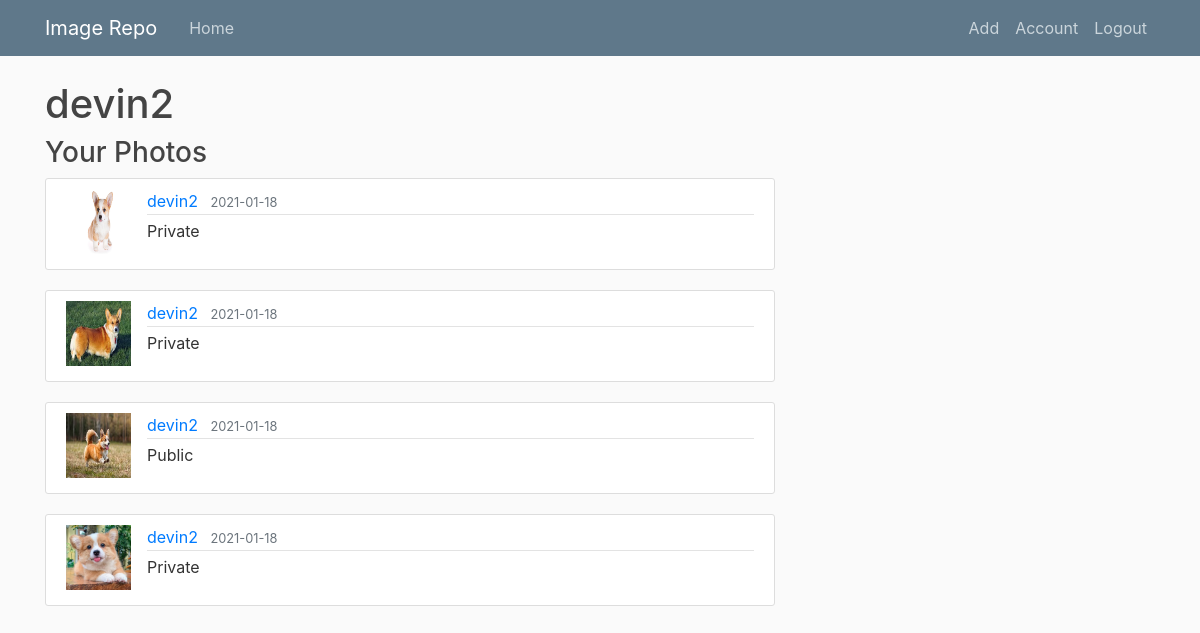
Page /account (signed in) on the committed database.
### image_repo/models.py (models this page shows, shortened)
class User(db.Model, UserMixin):
	id = db.Column(db.Integer, primary_key=True)
	username = db.Column(db.String(20), unique=True, nullable=False)
	email = db.Column(db.String(120), unique=True, nullable=False)
	image_file = db.Column(db.String(20), nullable=False, default='default.jpg')
	password = db.Column(db.String(60), nullable=False)
	posts = db.relationship('Post', backref='author', lazy=True)

class Post(db.Model):
	id = db.Column(db.Integer, primary_key=True)
	name = db.Column(db.String(200), nullable=False)
	path = db.Column(db.String(200), unique=True)
	date_posted = db.Column(db.DateTime, nullable=False, default=datetime.utcnow)
	private = db.Column(db.Boolean, nullable=False)
	user_id = db.Column(db.Integer, db.ForeignKey('user.id'), nullable=False)

### image_repo/routes.py (the view)
@app.route('/account')
@login_required
def account():
	user_posts = Post.query.filter_by(author=current_user).all() # Specific User private
	return render_template('account.html', title="Account", posts=user_posts)

### image_repo/models.py (called while the page is built)
@login_manager.user_loader
def load_user(user_id):
	return User.query.get(int(user_id))

### image_repo/templates/account.html
{% extends "layout.html" %}
{% block content %}
    <h1>{{ current_user.username }}</h1>
    <h3> Your Photos </h3>
	{% for post in posts %}
        <article class="media content-section">
          <img class="article-img" src="{{ url_for('static', filename='UPLOADS/' + post.name) }}">
          <div class="media-body">
            <div class="article-metadata">
              <a class="mr-2" href="#">{{ post.author.username }}</a>
              <small class="text-muted">{{ post.date_posted.strftime('%Y-%m-%d') }}</small>
            </div>
            {% if post.private %}
            <p class="article-content"> Private </p>
            {% else %}
            <p class="article-content"> Public </p>
            {% endif %}
          </div>
        </article>
    {% endfor %}
{% endblock content %}

### image_repo/templates/layout.html (shortened to what this page needs)
<!DOCTYPE html>
<html>
<head>
    <link rel="stylesheet" href="https://maxcdn.bootstrapcdn.com/bootstrap/4.0.0/css/bootstrap.min.css">
    <link rel="stylesheet" type="text/css" href="{{ url_for('static', filename='main.css') }}">
</head>
<body>
	<header class="site-header">
	  <nav class="navbar navbar-expand-md navbar-dark bg-steel fixed-top">
	    <div class="container">
	      <a class="navbar-brand mr-4" href="/">Image Repo</a>
	      <div class="collapse navbar-collapse" id="navbarToggle">
	        <div class="navbar-nav mr-auto">
	          <a class="nav-item nav-link" href="{{ url_for('home') }}">Home</a>
	        </div>
	        <div class="navbar-nav">
	        	{% if current_user.is_authenticated %}
	        	  <a class="nav-item nav-link" href="{{ url_for('add') }}">Add</a>
	        	  <a class="nav-item nav-link" href="{{ url_for('account') }}">Account</a>
	        	  <a class="nav-item nav-link" href="{{ url_for('logout') }}">Logout</a>
	        	{% else %}
	          	  <a class="nav-item nav-link" href="{{ url_for('login') }}">Login</a>
	          	  <a class="nav-item nav-link" href="{{ url_for('register') }}">Register</a>
	          	{% endif %}
	        </div>
	      </div>
	    </div>
	  </nav>
	</header>
	<div class="container">
		<div class="row">
	        <div class="col-md-8">
	          {% block content %}{% endblock %}
	</div>
</body>
</html>

### image_repo/static/main.css (style rules this page uses)
body { background: #fafafa; color: #333333; margin-top: 5rem; }
h1, h2, h3, h4, h5, h6 { color: #444444; }
.bg-steel { background-color: #5f788a; }
.site-header .navbar-nav .nav-link { color: #cbd5db; }
.content-section { background: #ffffff; padding: 10px 20px; border: 1px solid #dddddd; border-radius: 3px; margin-bottom: 20px; }
.article-content { white-space: pre-line; }
.article-img { height: 65px; width: 65px; margin-right: 16px; }
.article-metadata { padding-bottom: 1px; margin-bottom: 4px; border-bottom: 1px solid #e3e3e3 }

### rows in the picture
User: username "devin2"
Post: name (picture), author.username "devin2", date_posted "2021-01-18", private "Private"
Post: name (picture), author.username "devin2", date_posted "2021-01-18", private "Private"
Post: name (picture), author.username "devin2", date_posted "2021-01-18", private "Public"
Post: name (picture), author.username "devin2", date_posted "2021-01-18", private "Private"
